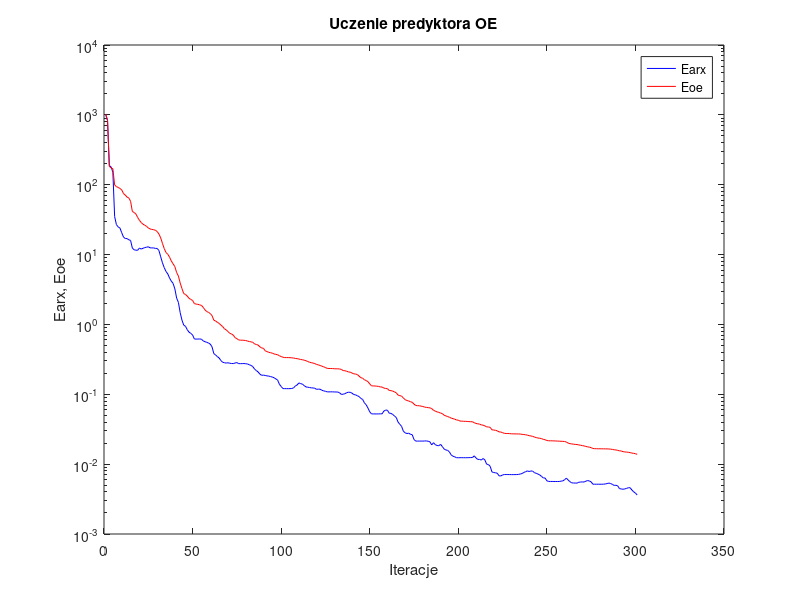
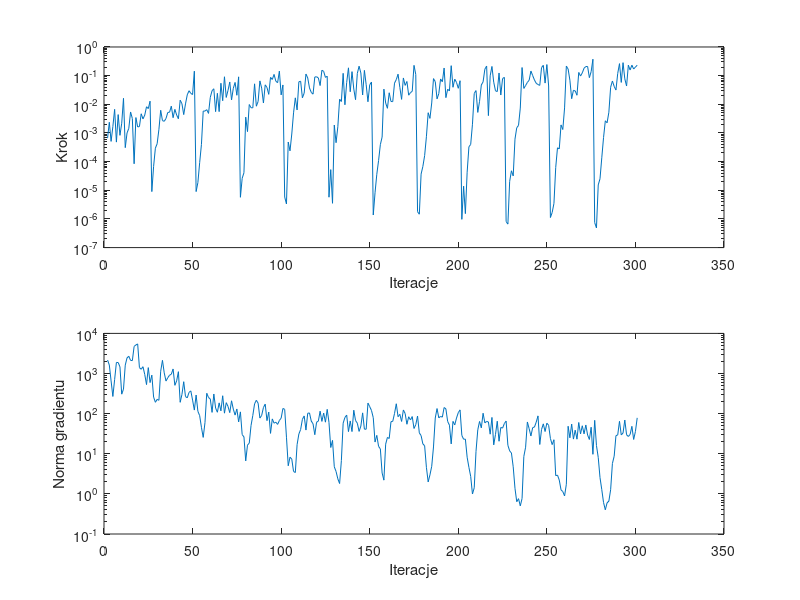

Recreate these plots in MATLAB, in order.
%uczenie predyktora oe
clear all;
n=0; farx(n+1)=9.996029e+002; foe(n+1)=1.029832e+003; wspucz(n+1)=0.000000e+000; ng(n+1)=0.000000e+000;
%odnowa zmiennej metryki
n=1; farx(n+1)=8.315632e+002; foe(n+1)=8.299486e+002; krok(n+1)=6.586506e-004; ng(n+1)=2.168672e+003;
n=2; farx(n+1)=1.875347e+002; foe(n+1)=1.840108e+002; krok(n+1)=2.361852e-003; ng(n+1)=1.625954e+003;
n=3; farx(n+1)=1.800160e+002; foe(n+1)=1.736572e+002; krok(n+1)=5.081655e-004; ng(n+1)=6.530187e+002;
n=4; farx(n+1)=1.509657e+002; foe(n+1)=1.696144e+002; krok(n+1)=1.667309e-003; ng(n+1)=2.680850e+002;
n=5; farx(n+1)=3.505181e+001; foe(n+1)=9.925071e+001; krok(n+1)=6.669234e-003; ng(n+1)=7.092411e+002;
n=6; farx(n+1)=2.684136e+001; foe(n+1)=9.391228e+001; krok(n+1)=4.797866e-004; ng(n+1)=1.887866e+003;
n=7; farx(n+1)=2.490254e+001; foe(n+1)=9.150921e+001; krok(n+1)=4.375565e-003; ng(n+1)=1.877787e+003;
n=8; farx(n+1)=2.396480e+001; foe(n+1)=8.839391e+001; krok(n+1)=8.259539e-004; ng(n+1)=1.466737e+003;
n=9; farx(n+1)=2.056170e+001; foe(n+1)=8.432579e+001; krok(n+1)=2.187783e-003; ng(n+1)=3.057891e+002;
n=10; farx(n+1)=1.781383e+001; foe(n+1)=7.475628e+001; krok(n+1)=1.619061e-002; ng(n+1)=4.086870e+002;
n=11; farx(n+1)=1.696613e+001; foe(n+1)=7.115684e+001; krok(n+1)=3.072763e-004; ng(n+1)=1.619982e+003;
n=12; farx(n+1)=1.695229e+001; foe(n+1)=6.656412e+001; krok(n+1)=9.977322e-004; ng(n+1)=2.458090e+003;
n=13; farx(n+1)=1.628937e+001; foe(n+1)=6.458767e+001; krok(n+1)=1.449773e-003; ng(n+1)=2.687710e+003;
n=14; farx(n+1)=1.594116e+001; foe(n+1)=5.805189e+001; krok(n+1)=5.402185e-003; ng(n+1)=2.124216e+003;
n=15; farx(n+1)=1.239609e+001; foe(n+1)=4.144836e+001; krok(n+1)=3.176507e-003; ng(n+1)=2.096271e+003;
n=16; farx(n+1)=1.172263e+001; foe(n+1)=4.007187e+001; krok(n+1)=8.414879e-005; ng(n+1)=4.737713e+003;
n=17; farx(n+1)=1.154907e+001; foe(n+1)=3.806143e+001; krok(n+1)=3.446556e-003; ng(n+1)=5.148673e+003;
n=18; farx(n+1)=1.152718e+001; foe(n+1)=3.399737e+001; krok(n+1)=1.620122e-003; ng(n+1)=5.465945e+003;
n=19; farx(n+1)=1.240842e+001; foe(n+1)=3.096266e+001; krok(n+1)=1.675019e-003; ng(n+1)=1.401956e+003;
n=20; farx(n+1)=1.198863e+001; foe(n+1)=2.874661e+001; krok(n+1)=4.672280e-003; ng(n+1)=1.275689e+003;
n=21; farx(n+1)=1.228917e+001; foe(n+1)=2.722889e+001; krok(n+1)=3.096691e-003; ng(n+1)=1.479332e+003;
n=22; farx(n+1)=1.259723e+001; foe(n+1)=2.630841e+001; krok(n+1)=4.201093e-003; ng(n+1)=9.459591e+002;
n=23; farx(n+1)=1.274575e+001; foe(n+1)=2.539126e+001; krok(n+1)=8.213360e-003; ng(n+1)=5.292886e+002;
n=24; farx(n+1)=1.294393e+001; foe(n+1)=2.406409e+001; krok(n+1)=7.088910e-003; ng(n+1)=1.402543e+003;
n=25; farx(n+1)=1.249767e+001; foe(n+1)=2.327104e+001; krok(n+1)=1.285062e-002; ng(n+1)=5.940600e+002;
%odnowa zmiennej metryki
n=26; farx(n+1)=1.244415e+001; foe(n+1)=2.291086e+001; krok(n+1)=8.997287e-006; ng(n+1)=9.112882e+002;
n=27; farx(n+1)=1.247341e+001; foe(n+1)=2.271551e+001; krok(n+1)=6.831655e-005; ng(n+1)=2.585219e+002;
n=28; farx(n+1)=1.224627e+001; foe(n+1)=2.227451e+001; krok(n+1)=2.949750e-004; ng(n+1)=1.918490e+002;
n=29; farx(n+1)=1.224943e+001; foe(n+1)=2.139504e+001; krok(n+1)=4.205124e-004; ng(n+1)=2.271699e+002;
n=30; farx(n+1)=1.145229e+001; foe(n+1)=1.966579e+001; krok(n+1)=1.339301e-003; ng(n+1)=2.149256e+002;
n=31; farx(n+1)=9.293330e+000; foe(n+1)=1.733902e+001; krok(n+1)=6.192369e-003; ng(n+1)=1.138834e+003;
n=32; farx(n+1)=7.617075e+000; foe(n+1)=1.447049e+001; krok(n+1)=2.700359e-003; ng(n+1)=2.131760e+003;
n=33; farx(n+1)=6.498147e+000; foe(n+1)=1.218019e+001; krok(n+1)=2.553842e-003; ng(n+1)=1.036862e+003;
n=34; farx(n+1)=5.725746e+000; foe(n+1)=1.069564e+001; krok(n+1)=3.200852e-003; ng(n+1)=6.484711e+002;
n=35; farx(n+1)=5.291791e+000; foe(n+1)=1.011503e+001; krok(n+1)=5.186798e-003; ng(n+1)=7.852363e+002;
n=36; farx(n+1)=4.621254e+000; foe(n+1)=9.185229e+000; krok(n+1)=5.296999e-003; ng(n+1)=9.079279e+002;
n=37; farx(n+1)=4.162540e+000; foe(n+1)=8.081892e+000; krok(n+1)=8.624636e-003; ng(n+1)=9.611861e+002;
n=38; farx(n+1)=3.867587e+000; foe(n+1)=7.390571e+000; krok(n+1)=3.408889e-003; ng(n+1)=1.298408e+003;
n=39; farx(n+1)=3.227771e+000; foe(n+1)=6.707473e+000; krok(n+1)=6.669234e-003; ng(n+1)=5.078343e+002;
n=40; farx(n+1)=2.383967e+000; foe(n+1)=5.534367e+000; krok(n+1)=4.243311e-003; ng(n+1)=6.545205e+002;
n=41; farx(n+1)=2.068029e+000; foe(n+1)=4.921239e+000; krok(n+1)=3.128460e-003; ng(n+1)=1.111723e+003;
n=42; farx(n+1)=1.475913e+000; foe(n+1)=3.921310e+000; krok(n+1)=1.390067e-002; ng(n+1)=1.915212e+002;
n=43; farx(n+1)=1.153148e+000; foe(n+1)=3.267253e+000; krok(n+1)=1.046652e-002; ng(n+1)=3.006476e+002;
n=44; farx(n+1)=9.776085e-001; foe(n+1)=2.763888e+000; krok(n+1)=4.372259e-003; ng(n+1)=6.249927e+002;
n=45; farx(n+1)=9.407261e-001; foe(n+1)=2.683751e+000; krok(n+1)=1.032555e-002; ng(n+1)=2.667883e+002;
n=46; farx(n+1)=8.395520e-001; foe(n+1)=2.546302e+000; krok(n+1)=2.138537e-002; ng(n+1)=2.478200e+002;
n=47; farx(n+1)=7.756553e-001; foe(n+1)=2.363365e+000; krok(n+1)=2.977641e-002; ng(n+1)=3.387550e+002;
n=48; farx(n+1)=7.437039e-001; foe(n+1)=2.280526e+000; krok(n+1)=2.409244e-002; ng(n+1)=3.689691e+002;
n=49; farx(n+1)=7.078982e-001; foe(n+1)=2.203568e+000; krok(n+1)=2.191235e-002; ng(n+1)=2.179521e+002;
n=50; farx(n+1)=6.195957e-001; foe(n+1)=1.989286e+000; krok(n+1)=1.431710e-001; ng(n+1)=1.227392e+002;
%odnowa zmiennej metryki
n=51; farx(n+1)=6.166508e-001; foe(n+1)=1.954454e+000; krok(n+1)=9.006227e-006; ng(n+1)=2.910020e+002;
n=52; farx(n+1)=6.173019e-001; foe(n+1)=1.940121e+000; krok(n+1)=1.862309e-005; ng(n+1)=1.141821e+002;
n=53; farx(n+1)=6.198189e-001; foe(n+1)=1.904933e+000; krok(n+1)=9.186126e-005; ng(n+1)=8.900080e+001;
n=54; farx(n+1)=6.143117e-001; foe(n+1)=1.873978e+000; krok(n+1)=3.949694e-004; ng(n+1)=4.566099e+001;
n=55; farx(n+1)=5.820260e-001; foe(n+1)=1.753917e+000; krok(n+1)=5.801633e-003; ng(n+1)=2.557915e+001;
n=56; farx(n+1)=5.662242e-001; foe(n+1)=1.619158e+000; krok(n+1)=5.792131e-003; ng(n+1)=5.961736e+001;
n=57; farx(n+1)=5.543942e-001; foe(n+1)=1.526561e+000; krok(n+1)=6.496894e-003; ng(n+1)=3.217419e+002;
n=58; farx(n+1)=5.420609e-001; foe(n+1)=1.490555e+000; krok(n+1)=4.812762e-003; ng(n+1)=2.522245e+002;
n=59; farx(n+1)=5.226728e-001; foe(n+1)=1.429966e+000; krok(n+1)=1.750226e-002; ng(n+1)=2.322734e+002;
n=60; farx(n+1)=4.769823e-001; foe(n+1)=1.335115e+000; krok(n+1)=2.981463e-002; ng(n+1)=1.074903e+002;
n=61; farx(n+1)=3.816256e-001; foe(n+1)=1.149445e+000; krok(n+1)=3.481722e-002; ng(n+1)=3.088002e+002;
n=62; farx(n+1)=3.654008e-001; foe(n+1)=1.120748e+000; krok(n+1)=5.548179e-003; ng(n+1)=1.378058e+002;
n=63; farx(n+1)=3.461448e-001; foe(n+1)=1.070984e+000; krok(n+1)=2.421456e-002; ng(n+1)=1.083483e+002;
n=64; farx(n+1)=3.308056e-001; foe(n+1)=1.035408e+000; krok(n+1)=5.557598e-003; ng(n+1)=1.856117e+002;
n=65; farx(n+1)=3.035915e-001; foe(n+1)=9.766907e-001; krok(n+1)=5.440189e-002; ng(n+1)=1.173431e+002;
n=66; farx(n+1)=2.870236e-001; foe(n+1)=9.309848e-001; krok(n+1)=1.333847e-002; ng(n+1)=2.791147e+002;
n=67; farx(n+1)=2.832383e-001; foe(n+1)=8.655995e-001; krok(n+1)=9.137743e-002; ng(n+1)=1.027400e+002;
n=68; farx(n+1)=2.798045e-001; foe(n+1)=8.350071e-001; krok(n+1)=1.736512e-002; ng(n+1)=1.877239e+002;
n=69; farx(n+1)=2.827500e-001; foe(n+1)=7.897640e-001; krok(n+1)=3.052860e-002; ng(n+1)=1.515721e+002;
n=70; farx(n+1)=2.779653e-001; foe(n+1)=7.462345e-001; krok(n+1)=6.003917e-002; ng(n+1)=1.059302e+002;
n=71; farx(n+1)=2.760773e-001; foe(n+1)=7.294224e-001; krok(n+1)=1.420161e-002; ng(n+1)=2.090595e+002;
n=72; farx(n+1)=2.752828e-001; foe(n+1)=7.021539e-001; krok(n+1)=3.631613e-002; ng(n+1)=1.294096e+002;
n=73; farx(n+1)=2.805900e-001; foe(n+1)=6.468077e-001; krok(n+1)=5.801457e-002; ng(n+1)=9.201236e+001;
n=74; farx(n+1)=2.843362e-001; foe(n+1)=6.261187e-001; krok(n+1)=2.067140e-002; ng(n+1)=1.306145e+002;
n=75; farx(n+1)=2.748127e-001; foe(n+1)=6.004086e-001; krok(n+1)=9.089589e-002; ng(n+1)=6.224035e+001;
%odnowa zmiennej metryki
n=76; farx(n+1)=2.746414e-001; foe(n+1)=5.951891e-001; krok(n+1)=5.696247e-006; ng(n+1)=1.106056e+002;
n=77; farx(n+1)=2.747499e-001; foe(n+1)=5.944527e-001; krok(n+1)=2.617217e-005; ng(n+1)=2.995831e+001;
n=78; farx(n+1)=2.755228e-001; foe(n+1)=5.927917e-001; krok(n+1)=4.095033e-005; ng(n+1)=2.638949e+001;
n=79; farx(n+1)=2.738558e-001; foe(n+1)=5.876738e-001; krok(n+1)=3.572423e-003; ng(n+1)=6.638511e+000;
n=80; farx(n+1)=2.716289e-001; foe(n+1)=5.785095e-001; krok(n+1)=1.112427e-003; ng(n+1)=1.642071e+001;
n=81; farx(n+1)=2.648469e-001; foe(n+1)=5.685369e-001; krok(n+1)=9.824309e-003; ng(n+1)=1.842922e+001;
n=82; farx(n+1)=2.589799e-001; foe(n+1)=5.634855e-001; krok(n+1)=7.609550e-003; ng(n+1)=5.053062e+001;
n=83; farx(n+1)=2.493487e-001; foe(n+1)=5.542017e-001; krok(n+1)=7.505960e-003; ng(n+1)=9.004074e+001;
n=84; farx(n+1)=2.291674e-001; foe(n+1)=5.265800e-001; krok(n+1)=5.184392e-002; ng(n+1)=1.756774e+002;
n=85; farx(n+1)=2.184841e-001; foe(n+1)=5.161604e-001; krok(n+1)=8.580693e-003; ng(n+1)=2.151043e+002;
n=86; farx(n+1)=2.087683e-001; foe(n+1)=5.064084e-001; krok(n+1)=1.260621e-002; ng(n+1)=1.825282e+002;
n=87; farx(n+1)=1.941295e-001; foe(n+1)=4.783433e-001; krok(n+1)=6.563449e-002; ng(n+1)=7.743795e+001;
n=88; farx(n+1)=1.869560e-001; foe(n+1)=4.605021e-001; krok(n+1)=3.678347e-002; ng(n+1)=9.032936e+001;
n=89; farx(n+1)=1.881557e-001; foe(n+1)=4.553553e-001; krok(n+1)=1.109636e-002; ng(n+1)=1.417984e+002;
n=90; farx(n+1)=1.860091e-001; foe(n+1)=4.195481e-001; krok(n+1)=4.773765e-002; ng(n+1)=1.728727e+002;
n=91; farx(n+1)=1.833406e-001; foe(n+1)=4.088830e-001; krok(n+1)=3.863769e-002; ng(n+1)=6.695763e+001;
n=92; farx(n+1)=1.822197e-001; foe(n+1)=3.987937e-001; krok(n+1)=2.223039e-002; ng(n+1)=1.094604e+002;
n=93; farx(n+1)=1.792628e-001; foe(n+1)=3.938783e-001; krok(n+1)=8.693674e-002; ng(n+1)=3.221251e+001;
n=94; farx(n+1)=1.766645e-001; foe(n+1)=3.878509e-001; krok(n+1)=7.356694e-002; ng(n+1)=7.390606e+001;
n=95; farx(n+1)=1.724711e-001; foe(n+1)=3.778544e-001; krok(n+1)=1.104861e-001; ng(n+1)=5.783475e+001;
n=96; farx(n+1)=1.660993e-001; foe(n+1)=3.727947e-001; krok(n+1)=6.414287e-002; ng(n+1)=6.120727e+001;
n=97; farx(n+1)=1.600319e-001; foe(n+1)=3.683200e-001; krok(n+1)=5.671128e-002; ng(n+1)=5.395502e+001;
n=98; farx(n+1)=1.393944e-001; foe(n+1)=3.559953e-001; krok(n+1)=1.439513e-001; ng(n+1)=6.753160e+001;
n=99; farx(n+1)=1.293707e-001; foe(n+1)=3.469395e-001; krok(n+1)=2.128042e-002; ng(n+1)=7.718468e+001;
n=100; farx(n+1)=1.207358e-001; foe(n+1)=3.392892e-001; krok(n+1)=4.732423e-002; ng(n+1)=1.344776e+002;
%odnowa zmiennej metryki
n=101; farx(n+1)=1.204843e-001; foe(n+1)=3.355468e-001; krok(n+1)=5.834398e-006; ng(n+1)=1.278434e+002;
n=102; farx(n+1)=1.204735e-001; foe(n+1)=3.354363e-001; krok(n+1)=3.323139e-006; ng(n+1)=2.585647e+001;
n=103; farx(n+1)=1.203598e-001; foe(n+1)=3.350404e-001; krok(n+1)=4.820713e-004; ng(n+1)=5.021684e+000;
n=104; farx(n+1)=1.205805e-001; foe(n+1)=3.345151e-001; krok(n+1)=2.377984e-004; ng(n+1)=8.200298e+000;
n=105; farx(n+1)=1.210765e-001; foe(n+1)=3.327336e-001; krok(n+1)=9.177573e-004; ng(n+1)=7.354966e+000;
n=106; farx(n+1)=1.235225e-001; foe(n+1)=3.308243e-001; krok(n+1)=5.027940e-003; ng(n+1)=3.625233e+000;
n=107; farx(n+1)=1.314251e-001; foe(n+1)=3.258431e-001; krok(n+1)=1.680437e-002; ng(n+1)=3.406427e+000;
n=108; farx(n+1)=1.357655e-001; foe(n+1)=3.236126e-001; krok(n+1)=6.349841e-003; ng(n+1)=1.687500e+001;
n=109; farx(n+1)=1.453989e-001; foe(n+1)=3.199608e-001; krok(n+1)=6.105720e-002; ng(n+1)=3.102610e+001;
n=110; farx(n+1)=1.422749e-001; foe(n+1)=3.147040e-001; krok(n+1)=6.385486e-002; ng(n+1)=4.028842e+001;
n=111; farx(n+1)=1.397046e-001; foe(n+1)=3.125711e-001; krok(n+1)=1.688579e-002; ng(n+1)=7.217228e+001;
n=112; farx(n+1)=1.332793e-001; foe(n+1)=3.077466e-001; krok(n+1)=2.452306e-002; ng(n+1)=8.777621e+001;
n=113; farx(n+1)=1.274493e-001; foe(n+1)=3.026453e-001; krok(n+1)=1.138873e-001; ng(n+1)=3.893376e+001;
n=114; farx(n+1)=1.262484e-001; foe(n+1)=2.943610e-001; krok(n+1)=8.343059e-002; ng(n+1)=1.021426e+002;
n=115; farx(n+1)=1.251547e-001; foe(n+1)=2.879396e-001; krok(n+1)=3.722882e-002; ng(n+1)=1.040973e+002;
n=116; farx(n+1)=1.235443e-001; foe(n+1)=2.832594e-001; krok(n+1)=2.607440e-002; ng(n+1)=6.527068e+001;
n=117; farx(n+1)=1.232900e-001; foe(n+1)=2.802931e-001; krok(n+1)=2.258989e-002; ng(n+1)=5.590070e+001;
n=118; farx(n+1)=1.220907e-001; foe(n+1)=2.751050e-001; krok(n+1)=8.973423e-002; ng(n+1)=2.983923e+001;
n=119; farx(n+1)=1.175454e-001; foe(n+1)=2.669236e-001; krok(n+1)=9.139037e-002; ng(n+1)=6.113264e+001;
n=120; farx(n+1)=1.186597e-001; foe(n+1)=2.637305e-001; krok(n+1)=8.321100e-002; ng(n+1)=6.510385e+001;
n=121; farx(n+1)=1.181755e-001; foe(n+1)=2.583703e-001; krok(n+1)=4.509055e-002; ng(n+1)=1.150889e+002;
n=122; farx(n+1)=1.141562e-001; foe(n+1)=2.526448e-001; krok(n+1)=1.541897e-001; ng(n+1)=6.404979e+001;
n=123; farx(n+1)=1.118762e-001; foe(n+1)=2.472202e-001; krok(n+1)=1.407955e-001; ng(n+1)=1.033491e+002;
n=124; farx(n+1)=1.104533e-001; foe(n+1)=2.417576e-001; krok(n+1)=8.693674e-002; ng(n+1)=6.128777e+001;
n=125; farx(n+1)=1.082746e-001; foe(n+1)=2.349877e-001; krok(n+1)=9.547529e-002; ng(n+1)=1.278879e+002;
%odnowa zmiennej metryki
n=126; farx(n+1)=1.083224e-001; foe(n+1)=2.341427e-001; krok(n+1)=5.731843e-006; ng(n+1)=6.048603e+001;
n=127; farx(n+1)=1.083906e-001; foe(n+1)=2.337880e-001; krok(n+1)=5.255671e-005; ng(n+1)=1.432404e+001;
n=128; farx(n+1)=1.084143e-001; foe(n+1)=2.336948e-001; krok(n+1)=3.513490e-006; ng(n+1)=2.154806e+001;
n=129; farx(n+1)=1.079988e-001; foe(n+1)=2.319887e-001; krok(n+1)=1.889589e-003; ng(n+1)=4.733054e+000;
n=130; farx(n+1)=1.079193e-001; foe(n+1)=2.318364e-001; krok(n+1)=4.576195e-004; ng(n+1)=3.620084e+000;
n=131; farx(n+1)=1.077074e-001; foe(n+1)=2.315056e-001; krok(n+1)=1.651908e-003; ng(n+1)=2.371177e+000;
n=132; farx(n+1)=1.049593e-001; foe(n+1)=2.302989e-001; krok(n+1)=1.503491e-002; ng(n+1)=1.810852e+000;
n=133; farx(n+1)=9.961837e-002; foe(n+1)=2.269426e-001; krok(n+1)=1.251065e-002; ng(n+1)=6.773600e+000;
n=134; farx(n+1)=1.001855e-001; foe(n+1)=2.183894e-001; krok(n+1)=1.204927e-001; ng(n+1)=5.795516e+001;
n=135; farx(n+1)=1.019806e-001; foe(n+1)=2.172580e-001; krok(n+1)=9.630946e-003; ng(n+1)=8.021896e+001;
n=136; farx(n+1)=1.054615e-001; foe(n+1)=2.138619e-001; krok(n+1)=5.801457e-002; ng(n+1)=9.174673e+001;
n=137; farx(n+1)=1.071075e-001; foe(n+1)=2.087402e-001; krok(n+1)=1.872762e-001; ng(n+1)=3.562275e+001;
n=138; farx(n+1)=1.066592e-001; foe(n+1)=2.072786e-001; krok(n+1)=2.741202e-002; ng(n+1)=6.571802e+001;
n=139; farx(n+1)=1.037372e-001; foe(n+1)=2.014250e-001; krok(n+1)=1.380129e-001; ng(n+1)=3.573720e+001;
n=140; farx(n+1)=9.913016e-002; foe(n+1)=1.961853e-001; krok(n+1)=3.416990e-002; ng(n+1)=1.217312e+002;
n=141; farx(n+1)=9.814568e-002; foe(n+1)=1.949940e-001; krok(n+1)=1.448480e-002; ng(n+1)=6.728909e+001;
n=142; farx(n+1)=9.535274e-002; foe(n+1)=1.917205e-001; krok(n+1)=1.196783e-001; ng(n+1)=5.779162e+001;
n=143; farx(n+1)=9.281674e-002; foe(n+1)=1.818974e-001; krok(n+1)=2.137984e-001; ng(n+1)=3.608937e+001;
n=144; farx(n+1)=8.722756e-002; foe(n+1)=1.728646e-001; krok(n+1)=1.237945e-001; ng(n+1)=4.892025e+001;
n=145; farx(n+1)=8.441513e-002; foe(n+1)=1.698566e-001; krok(n+1)=2.113019e-002; ng(n+1)=1.045057e+002;
n=146; farx(n+1)=7.551881e-002; foe(n+1)=1.615494e-001; krok(n+1)=1.527341e-001; ng(n+1)=4.106765e+001;
n=147; farx(n+1)=7.071616e-002; foe(n+1)=1.572611e-001; krok(n+1)=4.821088e-002; ng(n+1)=4.086053e+001;
n=148; farx(n+1)=6.354679e-002; foe(n+1)=1.517389e-001; krok(n+1)=1.226153e-002; ng(n+1)=1.831134e+002;
n=149; farx(n+1)=5.610455e-002; foe(n+1)=1.409820e-001; krok(n+1)=4.773765e-002; ng(n+1)=1.494841e+002;
n=150; farx(n+1)=5.240305e-002; foe(n+1)=1.321810e-001; krok(n+1)=5.983917e-002; ng(n+1)=1.199319e+002;
%odnowa zmiennej metryki
n=151; farx(n+1)=5.239422e-002; foe(n+1)=1.316511e-001; krok(n+1)=1.372676e-006; ng(n+1)=7.928658e+001;
n=152; farx(n+1)=5.237545e-002; foe(n+1)=1.315333e-001; krok(n+1)=8.178765e-006; ng(n+1)=1.959113e+001;
n=153; farx(n+1)=5.230751e-002; foe(n+1)=1.305519e-001; krok(n+1)=3.616555e-005; ng(n+1)=2.875856e+001;
n=154; farx(n+1)=5.239068e-002; foe(n+1)=1.298116e-001; krok(n+1)=1.089166e-004; ng(n+1)=1.527175e+001;
n=155; farx(n+1)=5.248955e-002; foe(n+1)=1.273824e-001; krok(n+1)=3.909578e-004; ng(n+1)=1.322488e+001;
n=156; farx(n+1)=5.253422e-002; foe(n+1)=1.270642e-001; krok(n+1)=7.209870e-004; ng(n+1)=3.315841e+000;
n=157; farx(n+1)=5.758169e-002; foe(n+1)=1.226185e-001; krok(n+1)=3.387226e-002; ng(n+1)=2.198994e+000;
n=158; farx(n+1)=5.943258e-002; foe(n+1)=1.211412e-001; krok(n+1)=1.111520e-002; ng(n+1)=1.734281e+001;
n=159; farx(n+1)=5.912463e-002; foe(n+1)=1.202674e-001; krok(n+1)=7.251821e-003; ng(n+1)=2.553822e+001;
n=160; farx(n+1)=5.360929e-002; foe(n+1)=1.134654e-001; krok(n+1)=2.525939e-002; ng(n+1)=2.404438e+001;
n=161; farx(n+1)=5.332761e-002; foe(n+1)=1.126989e-001; krok(n+1)=1.254246e-002; ng(n+1)=6.293500e+001;
n=162; farx(n+1)=5.141296e-002; foe(n+1)=1.111336e-001; krok(n+1)=1.238474e-002; ng(n+1)=6.422757e+001;
n=163; farx(n+1)=4.882758e-002; foe(n+1)=1.082168e-001; krok(n+1)=5.483245e-002; ng(n+1)=1.009536e+002;
n=164; farx(n+1)=4.648825e-002; foe(n+1)=1.048781e-001; krok(n+1)=7.277208e-002; ng(n+1)=1.762605e+002;
n=165; farx(n+1)=3.995070e-002; foe(n+1)=9.746899e-002; krok(n+1)=1.124683e-001; ng(n+1)=8.385143e+001;
n=166; farx(n+1)=3.717391e-002; foe(n+1)=9.565518e-002; krok(n+1)=3.913630e-002; ng(n+1)=9.623991e+001;
n=167; farx(n+1)=3.472134e-002; foe(n+1)=9.418486e-002; krok(n+1)=1.486332e-002; ng(n+1)=6.385004e+001;
n=168; farx(n+1)=2.955546e-002; foe(n+1)=8.849750e-002; krok(n+1)=8.298877e-002; ng(n+1)=1.235305e+002;
n=169; farx(n+1)=2.812343e-002; foe(n+1)=8.384144e-002; krok(n+1)=4.568872e-002; ng(n+1)=1.005276e+002;
n=170; farx(n+1)=2.736953e-002; foe(n+1)=8.138812e-002; krok(n+1)=6.268030e-002; ng(n+1)=5.436736e+001;
n=171; farx(n+1)=2.783898e-002; foe(n+1)=8.020810e-002; krok(n+1)=2.080702e-002; ng(n+1)=8.357070e+001;
n=172; farx(n+1)=2.666846e-002; foe(n+1)=7.828169e-002; krok(n+1)=2.561181e-002; ng(n+1)=6.956498e+001;
n=173; farx(n+1)=2.642353e-002; foe(n+1)=7.675467e-002; krok(n+1)=2.835564e-002; ng(n+1)=8.454402e+001;
n=174; farx(n+1)=2.251025e-002; foe(n+1)=7.234421e-002; krok(n+1)=2.286401e-001; ng(n+1)=4.265957e+001;
n=175; farx(n+1)=2.137580e-002; foe(n+1)=6.917274e-002; krok(n+1)=1.093247e-001; ng(n+1)=5.308105e+001;
%odnowa zmiennej metryki
n=176; farx(n+1)=2.138140e-002; foe(n+1)=6.862331e-002; krok(n+1)=1.789244e-006; ng(n+1)=8.706729e+001;
n=177; farx(n+1)=2.138429e-002; foe(n+1)=6.857169e-002; krok(n+1)=1.463132e-006; ng(n+1)=3.313265e+001;
n=178; farx(n+1)=2.140157e-002; foe(n+1)=6.764661e-002; krok(n+1)=3.661974e-005; ng(n+1)=2.838268e+001;
n=179; farx(n+1)=2.137830e-002; foe(n+1)=6.689108e-002; krok(n+1)=6.775097e-005; ng(n+1)=1.759957e+001;
n=180; farx(n+1)=2.145108e-002; foe(n+1)=6.555442e-002; krok(n+1)=1.616776e-004; ng(n+1)=1.582984e+001;
n=181; farx(n+1)=2.152471e-002; foe(n+1)=6.495495e-002; krok(n+1)=7.383609e-004; ng(n+1)=4.593076e+000;
n=182; farx(n+1)=2.126773e-002; foe(n+1)=6.438758e-002; krok(n+1)=5.087256e-003; ng(n+1)=1.985572e+000;
n=183; farx(n+1)=2.084683e-002; foe(n+1)=6.396730e-002; krok(n+1)=3.223493e-003; ng(n+1)=2.977734e+000;
n=184; farx(n+1)=1.885805e-002; foe(n+1)=6.235675e-002; krok(n+1)=1.111520e-002; ng(n+1)=4.872207e+000;
n=185; farx(n+1)=2.026846e-002; foe(n+1)=5.902683e-002; krok(n+1)=7.882375e-002; ng(n+1)=1.476425e+001;
n=186; farx(n+1)=1.904659e-002; foe(n+1)=5.739894e-002; krok(n+1)=6.189726e-002; ng(n+1)=7.779907e+001;
n=187; farx(n+1)=1.847737e-002; foe(n+1)=5.603837e-002; krok(n+1)=1.547817e-002; ng(n+1)=1.338961e+002;
n=188; farx(n+1)=1.833237e-002; foe(n+1)=5.505790e-002; krok(n+1)=2.366103e-002; ng(n+1)=7.843926e+001;
n=189; farx(n+1)=1.922781e-002; foe(n+1)=5.383411e-002; krok(n+1)=7.660919e-002; ng(n+1)=8.540837e+001;
n=190; farx(n+1)=1.784613e-002; foe(n+1)=5.292107e-002; krok(n+1)=6.109779e-002; ng(n+1)=8.185399e+001;
n=191; farx(n+1)=1.647570e-002; foe(n+1)=5.009404e-002; krok(n+1)=1.846634e-001; ng(n+1)=1.422056e+002;
n=192; farx(n+1)=1.593439e-002; foe(n+1)=4.902491e-002; krok(n+1)=1.706813e-002; ng(n+1)=1.310444e+002;
n=193; farx(n+1)=1.575401e-002; foe(n+1)=4.800159e-002; krok(n+1)=3.360874e-002; ng(n+1)=6.377531e+001;
n=194; farx(n+1)=1.492581e-002; foe(n+1)=4.692016e-002; krok(n+1)=2.928765e-002; ng(n+1)=5.161055e+001;
n=195; farx(n+1)=1.355561e-002; foe(n+1)=4.558639e-002; krok(n+1)=2.228338e-001; ng(n+1)=1.760315e+001;
n=196; farx(n+1)=1.298024e-002; foe(n+1)=4.479416e-002; krok(n+1)=3.929724e-002; ng(n+1)=6.412286e+001;
n=197; farx(n+1)=1.273202e-002; foe(n+1)=4.401907e-002; krok(n+1)=7.517970e-002; ng(n+1)=5.241973e+001;
n=198; farx(n+1)=1.235638e-002; foe(n+1)=4.292902e-002; krok(n+1)=5.793922e-002; ng(n+1)=7.776536e+001;
n=199; farx(n+1)=1.234808e-002; foe(n+1)=4.253440e-002; krok(n+1)=3.618094e-002; ng(n+1)=1.057966e+002;
n=200; farx(n+1)=1.237725e-002; foe(n+1)=4.131612e-002; krok(n+1)=6.659180e-002; ng(n+1)=1.240301e+002;
%odnowa zmiennej metryki
n=201; farx(n+1)=1.237636e-002; foe(n+1)=4.128639e-002; krok(n+1)=9.682353e-007; ng(n+1)=2.867413e+001;
n=202; farx(n+1)=1.235778e-002; foe(n+1)=4.101854e-002; krok(n+1)=1.390226e-005; ng(n+1)=2.303064e+001;
n=203; farx(n+1)=1.235824e-002; foe(n+1)=4.098546e-002; krok(n+1)=1.534369e-006; ng(n+1)=2.317455e+001;
n=204; farx(n+1)=1.236382e-002; foe(n+1)=4.089386e-002; krok(n+1)=4.279756e-005; ng(n+1)=8.191001e+000;
n=205; farx(n+1)=1.239838e-002; foe(n+1)=4.063166e-002; krok(n+1)=3.310624e-004; ng(n+1)=4.575547e+000;
n=206; farx(n+1)=1.242147e-002; foe(n+1)=4.049803e-002; krok(n+1)=3.968650e-004; ng(n+1)=2.729669e+000;
n=207; farx(n+1)=1.243602e-002; foe(n+1)=4.043855e-002; krok(n+1)=2.019005e-003; ng(n+1)=9.932527e-001;
n=208; farx(n+1)=1.314248e-002; foe(n+1)=3.924142e-002; krok(n+1)=2.398987e-002; ng(n+1)=1.420104e+000;
n=209; farx(n+1)=1.229755e-002; foe(n+1)=3.827840e-002; krok(n+1)=3.012318e-002; ng(n+1)=1.145308e+001;
n=210; farx(n+1)=1.167231e-002; foe(n+1)=3.774278e-002; krok(n+1)=5.214412e-003; ng(n+1)=3.942618e+001;
n=211; farx(n+1)=1.169894e-002; foe(n+1)=3.742421e-002; krok(n+1)=1.269968e-002; ng(n+1)=6.389937e+001;
n=212; farx(n+1)=1.145273e-002; foe(n+1)=3.642622e-002; krok(n+1)=4.710295e-002; ng(n+1)=4.412091e+001;
n=213; farx(n+1)=1.204537e-002; foe(n+1)=3.616494e-002; krok(n+1)=6.068378e-002; ng(n+1)=1.023732e+002;
n=214; farx(n+1)=1.149639e-002; foe(n+1)=3.530952e-002; krok(n+1)=1.686145e-001; ng(n+1)=5.885513e+001;
n=215; farx(n+1)=9.987213e-003; foe(n+1)=3.419359e-002; krok(n+1)=2.158836e-001; ng(n+1)=6.399549e+001;
n=216; farx(n+1)=9.871481e-003; foe(n+1)=3.406163e-002; krok(n+1)=4.027729e-003; ng(n+1)=6.214947e+001;
n=217; farx(n+1)=9.308114e-003; foe(n+1)=3.360485e-002; krok(n+1)=9.909413e-002; ng(n+1)=3.075792e+001;
n=218; farx(n+1)=7.743648e-003; foe(n+1)=3.103581e-002; krok(n+1)=2.093785e-001; ng(n+1)=8.044102e+001;
n=219; farx(n+1)=7.579150e-003; foe(n+1)=3.077228e-002; krok(n+1)=5.919426e-002; ng(n+1)=1.666930e+001;
n=220; farx(n+1)=7.523501e-003; foe(n+1)=3.054192e-002; krok(n+1)=2.959713e-002; ng(n+1)=3.028763e+001;
n=221; farx(n+1)=7.414411e-003; foe(n+1)=2.996700e-002; krok(n+1)=2.779047e-002; ng(n+1)=6.478052e+001;
n=222; farx(n+1)=6.811742e-003; foe(n+1)=2.897409e-002; krok(n+1)=1.237945e-001; ng(n+1)=2.051051e+001;
n=223; farx(n+1)=6.773514e-003; foe(n+1)=2.883631e-002; krok(n+1)=2.107682e-002; ng(n+1)=4.528640e+001;
n=224; farx(n+1)=7.007503e-003; foe(n+1)=2.822710e-002; krok(n+1)=7.911391e-002; ng(n+1)=4.358180e+001;
n=225; farx(n+1)=7.097970e-003; foe(n+1)=2.759905e-002; krok(n+1)=8.713251e-002; ng(n+1)=5.660620e+001;
%odnowa zmiennej metryki
n=226; farx(n+1)=7.098533e-003; foe(n+1)=2.747193e-002; krok(n+1)=8.103563e-007; ng(n+1)=6.535181e+001;
n=227; farx(n+1)=7.098449e-003; foe(n+1)=2.746570e-002; krok(n+1)=6.613051e-007; ng(n+1)=1.624419e+001;
n=228; farx(n+1)=7.090266e-003; foe(n+1)=2.734414e-002; krok(n+1)=2.042530e-005; ng(n+1)=1.179160e+001;
n=229; farx(n+1)=7.081259e-003; foe(n+1)=2.716662e-002; krok(n+1)=4.789661e-005; ng(n+1)=1.046143e+001;
n=230; farx(n+1)=7.078467e-003; foe(n+1)=2.714202e-002; krok(n+1)=3.168396e-005; ng(n+1)=4.738937e+000;
n=231; farx(n+1)=7.087692e-003; foe(n+1)=2.710562e-002; krok(n+1)=6.078605e-004; ng(n+1)=1.379410e+000;
n=232; farx(n+1)=7.094706e-003; foe(n+1)=2.708429e-002; krok(n+1)=1.524981e-003; ng(n+1)=6.376155e-001;
n=233; farx(n+1)=7.133370e-003; foe(n+1)=2.705177e-002; krok(n+1)=1.828656e-003; ng(n+1)=7.608787e-001;
n=234; farx(n+1)=7.219731e-003; foe(n+1)=2.698277e-002; krok(n+1)=7.397815e-003; ng(n+1)=5.026804e-001;
n=235; farx(n+1)=7.331441e-003; foe(n+1)=2.669919e-002; krok(n+1)=1.919189e-001; ng(n+1)=7.670825e-001;
n=236; farx(n+1)=7.613347e-003; foe(n+1)=2.657248e-002; krok(n+1)=3.582758e-002; ng(n+1)=8.566736e+000;
n=237; farx(n+1)=7.789172e-003; foe(n+1)=2.632989e-002; krok(n+1)=4.530245e-002; ng(n+1)=1.456367e+001;
n=238; farx(n+1)=8.011844e-003; foe(n+1)=2.601385e-002; krok(n+1)=5.801457e-002; ng(n+1)=6.196067e+001;
n=239; farx(n+1)=7.837665e-003; foe(n+1)=2.559803e-002; krok(n+1)=6.918848e-002; ng(n+1)=4.215604e+001;
n=240; farx(n+1)=7.995688e-003; foe(n+1)=2.529206e-002; krok(n+1)=1.447238e-001; ng(n+1)=2.776375e+001;
n=241; farx(n+1)=7.938422e-003; foe(n+1)=2.500004e-002; krok(n+1)=1.003991e-001; ng(n+1)=4.484981e+001;
n=242; farx(n+1)=7.551743e-003; foe(n+1)=2.439802e-002; krok(n+1)=7.039776e-002; ng(n+1)=4.630354e+001;
n=243; farx(n+1)=7.383472e-003; foe(n+1)=2.402864e-002; krok(n+1)=5.382558e-002; ng(n+1)=6.155238e+001;
n=244; farx(n+1)=7.209641e-003; foe(n+1)=2.362992e-002; krok(n+1)=4.904612e-002; ng(n+1)=8.794230e+001;
n=245; farx(n+1)=6.995188e-003; foe(n+1)=2.349606e-002; krok(n+1)=4.568872e-002; ng(n+1)=1.703877e+001;
n=246; farx(n+1)=6.678661e-003; foe(n+1)=2.321379e-002; krok(n+1)=1.913888e-001; ng(n+1)=4.037396e+001;
n=247; farx(n+1)=6.341626e-003; foe(n+1)=2.259877e-002; krok(n+1)=2.288809e-001; ng(n+1)=5.564248e+001;
n=248; farx(n+1)=6.329916e-003; foe(n+1)=2.239089e-002; krok(n+1)=5.500175e-002; ng(n+1)=3.585509e+001;
n=249; farx(n+1)=5.773209e-003; foe(n+1)=2.178103e-002; krok(n+1)=2.440422e-001; ng(n+1)=5.781896e+001;
n=250; farx(n+1)=5.652486e-003; foe(n+1)=2.161010e-002; krok(n+1)=4.356626e-002; ng(n+1)=5.125493e+001;
%odnowa zmiennej metryki
n=251; farx(n+1)=5.652761e-003; foe(n+1)=2.158761e-002; krok(n+1)=1.117914e-006; ng(n+1)=2.406034e+001;
n=252; farx(n+1)=5.651995e-003; foe(n+1)=2.156923e-002; krok(n+1)=1.681278e-006; ng(n+1)=1.691738e+001;
n=253; farx(n+1)=5.645469e-003; foe(n+1)=2.149254e-002; krok(n+1)=3.485881e-006; ng(n+1)=2.237325e+001;
n=254; farx(n+1)=5.645057e-003; foe(n+1)=2.147415e-002; krok(n+1)=6.257477e-005; ng(n+1)=2.843865e+000;
n=255; farx(n+1)=5.646750e-003; foe(n+1)=2.138539e-002; krok(n+1)=3.033479e-004; ng(n+1)=2.937094e+000;
n=256; farx(n+1)=5.645896e-003; foe(n+1)=2.133304e-002; krok(n+1)=2.779644e-004; ng(n+1)=2.209939e+000;
n=257; farx(n+1)=5.711610e-003; foe(n+1)=2.124448e-002; krok(n+1)=1.908037e-003; ng(n+1)=1.259495e+000;
n=258; farx(n+1)=5.756235e-003; foe(n+1)=2.120136e-002; krok(n+1)=1.317301e-003; ng(n+1)=1.142418e+000;
n=259; farx(n+1)=5.984934e-003; foe(n+1)=2.111150e-002; krok(n+1)=7.481826e-003; ng(n+1)=8.892551e-001;
n=260; farx(n+1)=6.304055e-003; foe(n+1)=2.072192e-002; krok(n+1)=2.152723e-001; ng(n+1)=1.739393e+000;
n=261; farx(n+1)=5.936149e-003; foe(n+1)=2.003500e-002; krok(n+1)=1.702433e-001; ng(n+1)=4.847983e+001;
n=262; farx(n+1)=5.618304e-003; foe(n+1)=1.966083e-002; krok(n+1)=6.939329e-002; ng(n+1)=2.497915e+001;
n=263; farx(n+1)=5.411392e-003; foe(n+1)=1.948547e-002; krok(n+1)=1.567008e-002; ng(n+1)=5.492844e+001;
n=264; farx(n+1)=5.364797e-003; foe(n+1)=1.930642e-002; krok(n+1)=3.081106e-002; ng(n+1)=2.321478e+001;
n=265; farx(n+1)=5.370272e-003; foe(n+1)=1.916974e-002; krok(n+1)=2.928765e-002; ng(n+1)=3.872955e+001;
n=266; farx(n+1)=5.340998e-003; foe(n+1)=1.908354e-002; krok(n+1)=2.069473e-002; ng(n+1)=2.309152e+001;
n=267; farx(n+1)=5.500350e-003; foe(n+1)=1.885178e-002; krok(n+1)=1.293628e-001; ng(n+1)=6.018641e+001;
n=268; farx(n+1)=5.545546e-003; foe(n+1)=1.866546e-002; krok(n+1)=9.685822e-002; ng(n+1)=3.128806e+001;
n=269; farx(n+1)=5.571253e-003; foe(n+1)=1.844603e-002; krok(n+1)=1.250522e-001; ng(n+1)=4.984867e+001;
n=270; farx(n+1)=5.544559e-003; foe(n+1)=1.822252e-002; krok(n+1)=1.817918e-001; ng(n+1)=3.135725e+001;
n=271; farx(n+1)=5.700161e-003; foe(n+1)=1.793959e-002; krok(n+1)=2.079006e-001; ng(n+1)=5.214025e+001;
n=272; farx(n+1)=5.825783e-003; foe(n+1)=1.767931e-002; krok(n+1)=2.085952e-001; ng(n+1)=2.933227e+001;
n=273; farx(n+1)=5.744279e-003; foe(n+1)=1.751356e-002; krok(n+1)=8.512166e-002; ng(n+1)=2.268880e+001;
n=274; farx(n+1)=5.570669e-003; foe(n+1)=1.721410e-002; krok(n+1)=1.383675e-001; ng(n+1)=4.583448e+001;
n=275; farx(n+1)=5.158515e-003; foe(n+1)=1.676950e-002; krok(n+1)=3.745525e-001; ng(n+1)=9.691956e+000;
%odnowa zmiennej metryki
n=276; farx(n+1)=5.159901e-003; foe(n+1)=1.663628e-002; krok(n+1)=7.466456e-007; ng(n+1)=6.810080e+001;
n=277; farx(n+1)=5.159993e-003; foe(n+1)=1.663079e-002; krok(n+1)=4.850581e-007; ng(n+1)=1.603499e+001;
n=278; farx(n+1)=5.161591e-003; foe(n+1)=1.659394e-002; krok(n+1)=1.539716e-005; ng(n+1)=8.104816e+000;
n=279; farx(n+1)=5.159865e-003; foe(n+1)=1.658676e-002; krok(n+1)=2.519594e-005; ng(n+1)=2.549904e+000;
n=280; farx(n+1)=5.158952e-003; foe(n+1)=1.657771e-002; krok(n+1)=1.360048e-004; ng(n+1)=1.276258e+000;
n=281; farx(n+1)=5.166684e-003; foe(n+1)=1.656790e-002; krok(n+1)=6.935224e-004; ng(n+1)=6.077634e-001;
n=282; farx(n+1)=5.203993e-003; foe(n+1)=1.655516e-002; krok(n+1)=2.659087e-003; ng(n+1)=4.011747e-001;
n=283; farx(n+1)=5.274333e-003; foe(n+1)=1.652734e-002; krok(n+1)=2.261309e-003; ng(n+1)=5.991392e-001;
n=284; farx(n+1)=5.359000e-003; foe(n+1)=1.649125e-002; krok(n+1)=5.274350e-003; ng(n+1)=6.595272e-001;
n=285; farx(n+1)=5.278045e-003; foe(n+1)=1.638887e-002; krok(n+1)=3.933136e-002; ng(n+1)=1.269163e+000;
n=286; farx(n+1)=5.127877e-003; foe(n+1)=1.626179e-002; krok(n+1)=6.504518e-002; ng(n+1)=5.711756e+000;
n=287; farx(n+1)=4.960741e-003; foe(n+1)=1.604737e-002; krok(n+1)=4.215364e-002; ng(n+1)=8.691469e+000;
n=288; farx(n+1)=4.990644e-003; foe(n+1)=1.597815e-002; krok(n+1)=3.144138e-002; ng(n+1)=2.828805e+001;
n=289; farx(n+1)=4.890509e-003; foe(n+1)=1.574832e-002; krok(n+1)=1.196783e-001; ng(n+1)=2.942915e+001;
n=290; farx(n+1)=4.457352e-003; foe(n+1)=1.551950e-002; krok(n+1)=2.625380e-001; ng(n+1)=6.439445e+001;
n=291; farx(n+1)=4.418632e-003; foe(n+1)=1.543381e-002; krok(n+1)=5.801457e-002; ng(n+1)=2.955582e+001;
n=292; farx(n+1)=4.367044e-003; foe(n+1)=1.510502e-002; krok(n+1)=2.840119e-001; ng(n+1)=3.282595e+001;
n=293; farx(n+1)=4.421113e-003; foe(n+1)=1.495385e-002; krok(n+1)=7.727538e-002; ng(n+1)=6.925852e+001;
n=294; farx(n+1)=4.495360e-003; foe(n+1)=1.488581e-002; krok(n+1)=4.346837e-002; ng(n+1)=2.972709e+001;
n=295; farx(n+1)=4.596848e-003; foe(n+1)=1.478514e-002; krok(n+1)=2.320583e-001; ng(n+1)=2.696569e+001;
n=296; farx(n+1)=4.598481e-003; foe(n+1)=1.463019e-002; krok(n+1)=1.576475e-001; ng(n+1)=3.022571e+001;
n=297; farx(n+1)=4.262023e-003; foe(n+1)=1.439666e-002; krok(n+1)=2.320583e-001; ng(n+1)=4.826569e+001;
n=298; farx(n+1)=4.017910e-003; foe(n+1)=1.427918e-002; krok(n+1)=1.702433e-001; ng(n+1)=2.272264e+001;
n=299; farx(n+1)=3.852474e-003; foe(n+1)=1.410439e-002; krok(n+1)=1.981883e-001; ng(n+1)=3.599199e+001;
n=300; farx(n+1)=3.614414e-003; foe(n+1)=1.383827e-002; krok(n+1)=2.320583e-001; ng(n+1)=7.852087e+001;

figure; semilogy(farx,'b'); hold on; semilogy(foe,'r'); xlabel('Iteracje'); ylabel('Earx, Eoe'); legend('Earx','Eoe'); title('Uczenie predyktora OE');
figure; subplot(2,1,1); semilogy(krok); xlabel('Iteracje'); ylabel('Krok');
subplot(2,1,2); semilogy(ng); xlabel('Iteracje'); ylabel('Norma gradientu');
Earx=farx(n+1)
Eoe=foe(n+1)
